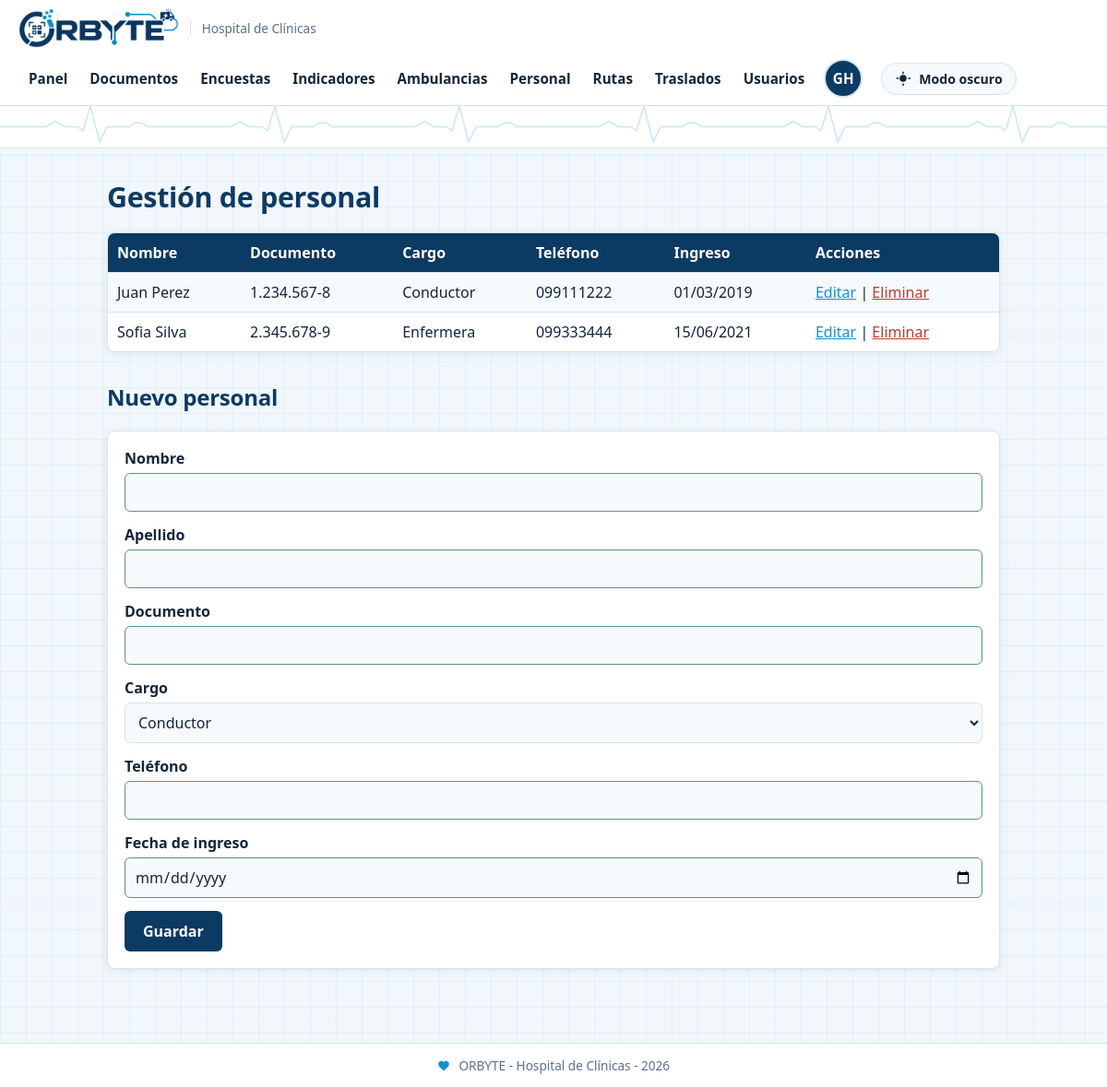
Screenshot of /personal.php (signed in) with the database file from the repository.
### tables this page shows
CREATE TABLE personal (
    id_personal INT AUTO_INCREMENT PRIMARY KEY, nombre VARCHAR(100) NOT NULL, apellido VARCHAR(100) NOT NULL, documento VARCHAR(20) NOT NULL UNIQUE,
    cargo ENUM('Conductor','Enfermera','Auxiliar') NOT NULL, telefono VARCHAR(20), fecha_ingreso DATE NOT NULL);

### personal.php (the view, shortened to what this page needs)
<?php
require 'includes/base.php';
$lista = consulta("SELECT *, DATE_FORMAT(fecha_ingreso, '%d/%m/%Y') AS ingreso FROM personal ORDER BY apellido, nombre");
$persona = buscar_uno("SELECT * FROM personal WHERE id_personal=?", "i", (int)($_GET['id'] ?? 0));
$editando = ($persona !== null);
if (!$editando) {
    $persona = ['id_personal' => '', 'nombre' => '', 'apellido' => '', 'documento' => '', 'cargo' => '', 'telefono' => '', 'fecha_ingreso' => ''];
}
include 'includes/cabecera.php';
?>
<h1>Gestión de personal</h1>
<table class="tabla">
    <tr><th>Nombre</th><th>Documento</th><th>Cargo</th><th>Teléfono</th><th>Ingreso</th><th>Acciones</th></tr>
    <?php foreach ($lista as $p) { ?>
    <tr>
        <td><?= e($p['nombre']) ?> <?= e($p['apellido']) ?></td><td><?= e($p['documento']) ?></td><td><?= e($p['cargo']) ?></td><td><?= e($p['telefono']) ?></td><td><?= e($p['ingreso']) ?></td>
        <td>
            <a href="?id=<?= e($p['id_personal']) ?>">Editar</a> |
            <form method="post" action="guardar_personal.php" class="inline" data-confirmar="¿Seguro que quiere eliminar?">
                <?php csrf(); ?><input type="hidden" name="borrar" value="<?= e($p['id_personal']) ?>"><button class="eliminar">Eliminar</button>
            </form>
        </td>
    </tr>
    <?php } ?>
</table>
<h2><?= $editando ? 'Editar' : 'Nuevo' ?> personal</h2>
<form method="post" action="guardar_personal.php">
    <label>Nombre <input type="text" name="nombre" maxlength="100" value="<?= e($persona['nombre']) ?>"></label>
    <label>Apellido <input type="text" name="apellido" maxlength="100" value="<?= e($persona['apellido']) ?>"></label>
    <label>Documento <input type="text" name="documento" maxlength="20" value="<?= e($persona['documento']) ?>"></label>
    <label>Cargo
        <select name="cargo"><?php opciones(CARGOS, $persona['cargo']); ?></select>
    </label>
    <label>Teléfono <input type="text" name="telefono" maxlength="20" value="<?= e($persona['telefono']) ?>"></label>
    <label>Fecha de ingreso <input type="date" name="fecha_ingreso" value="<?= e($persona['fecha_ingreso']) ?>"></label>
    <button class="boton">Guardar</button>
</form>
<?php include 'includes/pie.php'; ?>

### assets/estilos.css (style rules this page uses)
:root { --fondo: #f1f7fb; --cuadricula: rgba(17, 144, 209, .07); --panel: #ffffff; --panel-suave: #f6fafd; --texto: #12263a; --suave: #5b7186; --primario: #0b3a63; --acento: #1190d1; --borde: #d5e4f0; --cabecera: #ffffff; --encabezado-tabla: #0b3a63; --texto-tabla: #ffffff; --boton-fondo: #0b3a63; --boton-hover: #1190d1; --boton-texto: #ffffff; --peligro: #c0392b; --aviso-fondo: #e6f3fc; --sombra: 0 2px 10px rgba(11, 58, 99, .08); --e-pendiente-f: #fdf2ce; --e-pendiente-t: #6b5200; --e-curso-f: #dceafe; --e-curso-t: #0b3a63; --e-ok-f: #cdecd6; --e-ok-t: #135c2e; --e-cancel-f: #fbe0e0; --e-cancel-t: #8a1f1f; }
* { box-sizing: border-box; }
body { margin: 0; font-family: "Segoe UI", "Helvetica Neue", Arial, sans-serif; color: var(--texto); background-color: var(--fondo); background-image: linear-gradient(var(--cuadricula) 1px, transparent 1px), linear-gradient(90deg, var(--cuadricula) 1px, transparent 1px); background-size: 28px 28px; min-height: 100vh; display: flex; flex-direction: column; transition: background-color .3s, color .3s; }
h1, h2, h3 { color: var(--primario); letter-spacing: -.01em; }
h1 { font-size: 1.9rem; font-weight: 800; margin: 8px 0 18px; }
h2 { margin-top: 32px; }
a { color: var(--acento); }
.tabla { width: 100%; border-collapse: separate; border-spacing: 0; background: var(--panel); margin-bottom: 24px; border: 1px solid var(--borde); border-radius: 8px; overflow: hidden; box-shadow: var(--sombra); }
.tabla th { background: var(--encabezado-tabla); color: var(--texto-tabla); text-align: left; padding: 10px; font-weight: 600; }
.tabla td { border-top: 1px solid var(--borde); padding: 10px; }
.tabla tr:nth-child(even) td { background: var(--panel-suave); }
main form:not(.inline) { background: var(--panel); border: 1px solid var(--borde); border-radius: 8px; padding: 18px; margin-bottom: 20px; box-shadow: var(--sombra); }
label { display: block; font-weight: 600; margin-bottom: 14px; }
input, select, textarea { display: block; width: 100%; padding: 9px 10px; margin-top: 5px; border: 1px solid var(--borde); border-radius: 6px; font: inherit; font-weight: 400; background: var(--panel-suave); color: var(--texto); }
.boton { background: var(--boton-fondo); color: var(--boton-texto); border: 0; padding: 11px 20px; border-radius: 6px; cursor: pointer; text-decoration: none; display: inline-block; font: inherit; font-weight: 600; }
form.inline { display: inline; }
.eliminar { background: none; border: 0; color: var(--peligro); cursor: pointer; font: inherit; padding: 0; text-decoration: underline; }
input:not(:placeholder-shown):valid:not([type="file"]) { border-color: color-mix(in srgb, var(--e-ok-t) 60%, var(--borde)); }

### rows the page displays
personal: nombre "Juan", apellido "Perez", documento "1.234.567-8", cargo "Conductor", telefono "099111222", ingreso "01/03/2019"
personal: nombre "Sofia", apellido "Silva", documento "2.345.678-9", cargo "Enfermera", telefono "099333444", ingreso "15/06/2021"

### other values shown
$texto_menu "Panel"
$texto_menu "Documentos"
$texto_menu "Encuestas"
$texto_menu "Indicadores"
$texto_menu "Ambulancias"
$texto_menu "Personal"
$texto_menu "Rutas"
$texto_menu "Traslados"
$texto_menu "Usuarios"
$_SESSION['usuario']['iniciales'] "GH"
form field cargo "Conductor"
